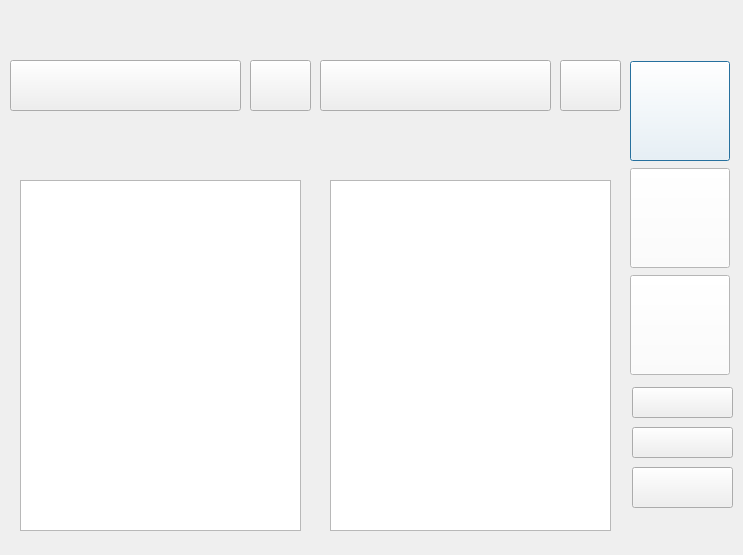
<?xml version="1.0" encoding="UTF-8"?>
<ui version="4.0">
 <class>Dialog</class>
 <widget class="QDialog" name="Dialog">
  <property name="geometry">
   <rect>
    <x>0</x>
    <y>0</y>
    <width>743</width>
    <height>555</height>
   </rect>
  </property>
  <property name="minimumSize">
   <size>
    <width>743</width>
    <height>555</height>
   </size>
  </property>
  <property name="maximumSize">
   <size>
    <width>743</width>
    <height>555</height>
   </size>
  </property>
  <property name="windowTitle">
   <string>Dialog</string>
  </property>
  <property name="styleSheet">
   <string notr="true"/>
  </property>
  <widget class="QWidget" name="widget_3" native="true">
   <property name="geometry">
    <rect>
     <x>-30</x>
     <y>-6</y>
     <width>801</width>
     <height>561</height>
    </rect>
   </property>
   <property name="minimumSize">
    <size>
     <width>300</width>
     <height>500</height>
    </size>
   </property>
   <property name="styleSheet">
    <string notr="true"/>
   </property>
  </widget>
  <widget class="QWidget" name="layoutWidget">
   <property name="geometry">
    <rect>
     <x>630</x>
     <y>60</y>
     <width>102</width>
     <height>316</height>
    </rect>
   </property>
   <layout class="QVBoxLayout" name="verticalLayout">
    <item>
     <widget class="QPushButton" name="lock_pushButton">
      <property name="minimumSize">
       <size>
        <width>100</width>
        <height>100</height>
       </size>
      </property>
      <property name="maximumSize">
       <size>
        <width>100</width>
        <height>100</height>
       </size>
      </property>
      <property name="layoutDirection">
       <enum>Qt::LeftToRight</enum>
      </property>
      <property name="styleSheet">
       <string notr="true">background-color: rgb(255, 255, 255);</string>
      </property>
      <property name="text">
       <string/>
      </property>
     </widget>
    </item>
    <item>
     <widget class="QPushButton" name="unlock_pushButton">
      <property name="minimumSize">
       <size>
        <width>100</width>
        <height>100</height>
       </size>
      </property>
      <property name="maximumSize">
       <size>
        <width>100</width>
        <height>100</height>
       </size>
      </property>
      <property name="styleSheet">
       <string notr="true">background-color: rgb(255, 255, 255);</string>
      </property>
      <property name="text">
       <string/>
      </property>
     </widget>
    </item>
    <item>
     <widget class="QPushButton" name="quit_pushButton">
      <property name="minimumSize">
       <size>
        <width>100</width>
        <height>100</height>
       </size>
      </property>
      <property name="maximumSize">
       <size>
        <width>100</width>
        <height>100</height>
       </size>
      </property>
      <property name="styleSheet">
       <string notr="true">background-color: rgb(255, 255, 255);</string>
      </property>
      <property name="text">
       <string/>
      </property>
     </widget>
    </item>
   </layout>
  </widget>
  <widget class="QPushButton" name="Select_pushButton">
   <property name="geometry">
    <rect>
     <x>10</x>
     <y>60</y>
     <width>231</width>
     <height>51</height>
    </rect>
   </property>
   <property name="text">
    <string/>
   </property>
  </widget>
  <widget class="QWidget" name="Folder_widget" native="true">
   <property name="geometry">
    <rect>
     <x>10</x>
     <y>119</y>
     <width>300</width>
     <height>421</height>
    </rect>
   </property>
   <property name="minimumSize">
    <size>
     <width>300</width>
     <height>400</height>
    </size>
   </property>
   <property name="maximumSize">
    <size>
     <width>16777215</width>
     <height>16777215</height>
    </size>
   </property>
   <property name="styleSheet">
    <string notr="true"/>
   </property>
  </widget>
  <widget class="QPushButton" name="Folder_pushButton">
   <property name="geometry">
    <rect>
     <x>320</x>
     <y>60</y>
     <width>231</width>
     <height>51</height>
    </rect>
   </property>
   <property name="text">
    <string/>
   </property>
  </widget>
  <widget class="QListWidget" name="listWidget_2">
   <property name="geometry">
    <rect>
     <x>330</x>
     <y>180</y>
     <width>281</width>
     <height>351</height>
    </rect>
   </property>
   <property name="styleSheet">
    <string notr="true"/>
   </property>
  </widget>
  <widget class="QWidget" name="widget_2" native="true">
   <property name="geometry">
    <rect>
     <x>319</x>
     <y>119</y>
     <width>301</width>
     <height>421</height>
    </rect>
   </property>
  </widget>
  <widget class="QListWidget" name="listWidget_1">
   <property name="geometry">
    <rect>
     <x>20</x>
     <y>180</y>
     <width>281</width>
     <height>351</height>
    </rect>
   </property>
  </widget>
  <widget class="QPushButton" name="Delete_pushButton">
   <property name="geometry">
    <rect>
     <x>250</x>
     <y>60</y>
     <width>61</width>
     <height>51</height>
    </rect>
   </property>
   <property name="text">
    <string/>
   </property>
  </widget>
  <widget class="QPushButton" name="Delete_pushButton_2">
   <property name="geometry">
    <rect>
     <x>560</x>
     <y>60</y>
     <width>61</width>
     <height>51</height>
    </rect>
   </property>
   <property name="text">
    <string/>
   </property>
  </widget>
  <widget class="QPushButton" name="logout_pushButton">
   <property name="geometry">
    <rect>
     <x>632</x>
     <y>387</y>
     <width>101</width>
     <height>31</height>
    </rect>
   </property>
   <property name="text">
    <string/>
   </property>
  </widget>
  <widget class="QPushButton" name="login_pushButton">
   <property name="geometry">
    <rect>
     <x>632</x>
     <y>427</y>
     <width>101</width>
     <height>31</height>
    </rect>
   </property>
   <property name="text">
    <string/>
   </property>
  </widget>
  <widget class="QPushButton" name="re_pushButton">
   <property name="geometry">
    <rect>
     <x>632</x>
     <y>467</y>
     <width>101</width>
     <height>41</height>
    </rect>
   </property>
   <property name="text">
    <string/>
   </property>
  </widget>
  <zorder>widget_3</zorder>
  <zorder>layoutWidget</zorder>
  <zorder>Select_pushButton</zorder>
  <zorder>Folder_widget</zorder>
  <zorder>Folder_pushButton</zorder>
  <zorder>widget_2</zorder>
  <zorder>listWidget_2</zorder>
  <zorder>listWidget_1</zorder>
  <zorder>Delete_pushButton</zorder>
  <zorder>Delete_pushButton_2</zorder>
  <zorder>logout_pushButton</zorder>
  <zorder>login_pushButton</zorder>
  <zorder>re_pushButton</zorder>
 </widget>
 <resources/>
 <connections/>
</ui>
